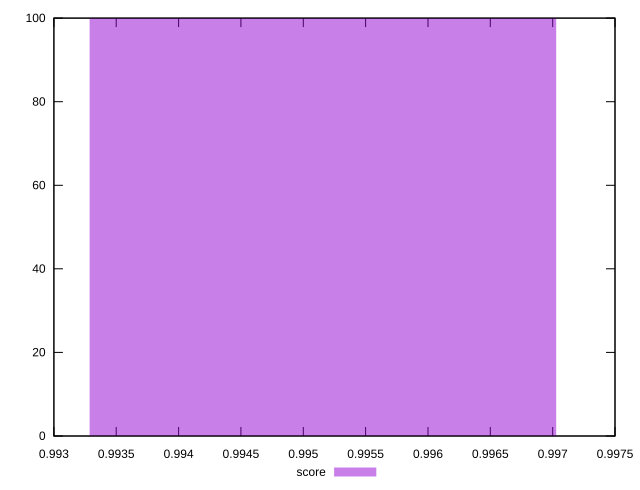

Write the gnuplot code that produced this figure.
reset
set terminal svg size 640, 490 enhanced background rgb 'white'
set output "reprap/interactive/samples/pages+cached+noexternal/score/histogram.svg"

$score <<EOF
0.9970566721148945 45
0.9933223774627787 55
EOF

set key outside below
set boxwidth 0.0037342946521157095
set yrange [0:100]
set style fill transparent solid 0.5 noborder

plot \
  $score title "score" with boxes, \


reset
